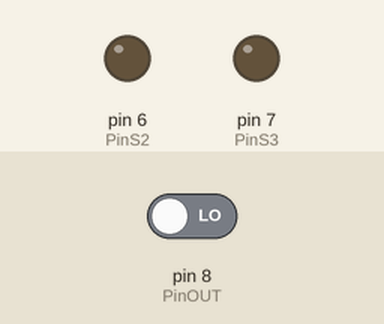
Recording of a sketch running on a simulated Arduino Uno, built with avr-gcc and run on an emulated ATmega328P. Shown: output pins drawn as LEDs (lit = HIGH). The inputs (shaded band) are chosen by the test bench; at power-on: pin 8 (PinOUT) LOW. What the sketch prints to the serial monitor is not drawn.

Above: at 0.5 s.
At 1.5 s:
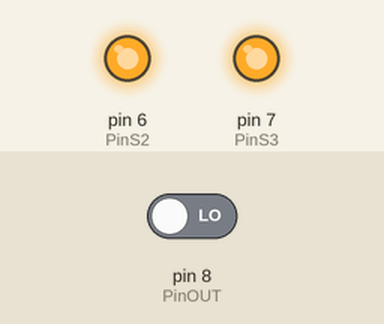
At 3.0 s:
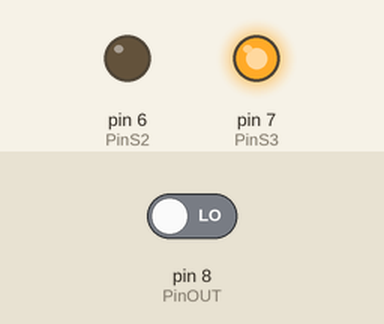
Timing chart, 0 to 5.3 s (numbered marks = the images above):
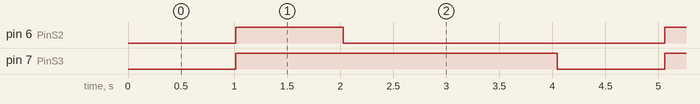

The sketch:

prog_basica_sensor_de_cor_V1_1.ino
```cpp
// Definição de pinos
#define PinOUT 8 //Definição do Pino OUT na entrada digital 8
#define PinS2  6 //Definição do Pino S2 na entrada digital 9
#define PinS3 7 //Definição do Pinto S3 na entrada digital 10

int red;//Declaração da variável que representará a cor vermelha
int green; //Declaração da variável que representará a cor verde
int blue; // Declaração da variável que representará a cor azul

void setup() {

  Serial.begin(9600); //Inicia o monitor Serial com velocidade de 9600

  pinMode(PinOUT, INPUT); //Definição do PinOUT como sendo um pino de entrada
  pinMode(PinS2, OUTPUT); //Definição do Pino S2 como sendo um pino de saída
  pinMode(PinS3, OUTPUT); //Definição do Pino S3 como sendo um pino de saída

}

void loop() {

  //paraFrente();
  leituraCores(); // Chama pela função que lÊ a escala de cores do sensor de cor

}

void cores() { // funçao responsavel por definir a cor que o sensor de luminosidade está lendo

  if (blue < 20 && red < 20 && green < 20) { //detecção da cor branca
    Serial.println("Branco");
  }
  else if ((red > 32 && red < 53) && (green > 31 && green < 47) && (blue > 22 && blue < 32)) { // detecção da cor preta
    Serial.println("PRETO");
    /*
    pararMotores();
    paraTras();
    delay(3000);
    */
  }

  else if((red > 27 && red < 42) && (green > 20 && green < 35) && (blue > 12 && blue < 20)) { // detecção da cor azul
    Serial.println("AZUL");
    /*
    pararMotores();
    delay(5000);
    */
  }

  else if (red < blue && red < green && red < 100) { //detecção da cor vermelha
    Serial.println("Vermelho");
    // Lógica da zona de perigo
  }
}

void leituraCores(){

  digitalWrite(PinS2, LOW); // Aciona um valor LOW ao Pino S2
  digitalWrite(PinS3, LOW); // Aciona um valor LOW ao Pino S3
  red = pulseIn(PinOUT, LOW); // define red como sendo responsável por ler a informação de pulso LOW do pino out

  Serial.print(" R: "); // Mostra a letra R no monitor Serial, representando red
  Serial.print(red); // Mostra o valor lido no PulseIn

  delay(15); // delay de 15 milissegundos até o próximo comando


  digitalWrite(PinS2, HIGH); // Aciona um valo high ao Pino S2
  digitalWrite(PinS3, HIGH); // Aciona um valo high ao Pino S3
  green = pulseIn(PinOUT, LOW); // define green como sendo responsável por ler a informação de pulso low no pino out

  Serial.print(" G: "); // Mostra a letra R no monitor Serial, representando green
  Serial.print(green); // Mostra o valor lido no PulseIn

  delay(15); // delay de 15 milissegundos até o próximo comando


  digitalWrite(PinS2, LOW);// Aciona um valor loq ao Pino S2
  digitalWrite(PinS3, HIGH); // Aciona um valor high ao Pino S3
  blue = pulseIn(PinOUT, LOW);// define blue como sendo responsável por ler a informação de pulso low no pino out

  Serial.print(" B: "); // Mostra a letra B no monitor Serial, representando blue
  Serial.println(blue); // Mostra o valor lido no PulseIn

  delay(15); // delay de 15 milissegundos até o próximo comando

  cores(); //chamada da função cores()

  delay(1000);

}
```

Measured:
- by itself, pin 6 (PinS2): alternates HIGH for 1.0 s and LOW for 3.0 s
- by itself, pin 7 (PinS3): alternates HIGH for 3.0 s and LOW for 1.0 s
- by itself, everything shown: repeats every 4.0 s, in 3 steps
